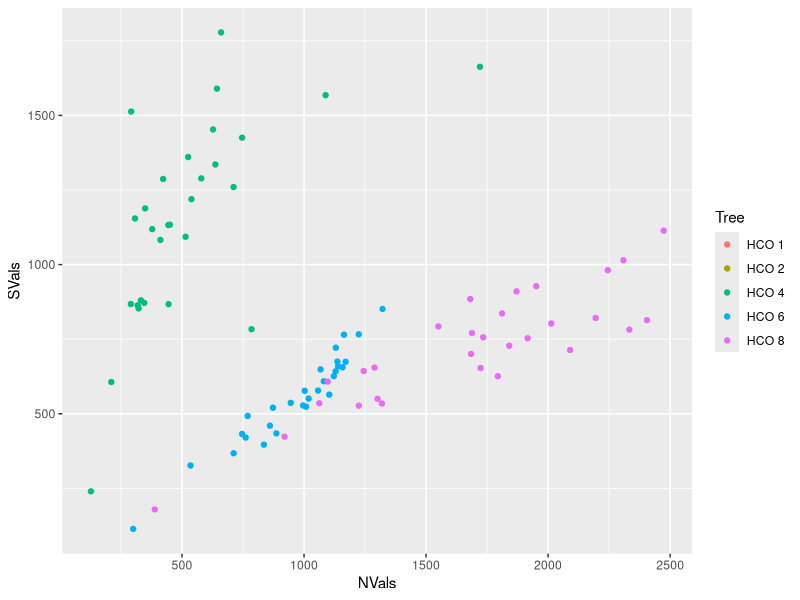

This chart was generated by the following R code: (Note: this script raises an error after producing the figure.)
setwd("C:/Users/liux3/Desktop/Research/Data/Raw/NS")
library("openxlsx")
library(tidyverse)
require(dplyr)
library(GGally)
library(tidyr)
library(ggplot2)

HCJunDay<-read.xlsx("HCJuneDay.xlsx")


sapN<-HCJunDay[,c(1,3,4,17,10,12)]
sapS<-HCJunDay[,c(1,2,16,7,9,13)]



#total
t.test(sapN,sapS)
#not sig

#by day
#transpose
sapN_T <- as.data.frame(t(sapN))
sapS_T <- as.data.frame(t(sapS))

#dist
shapiro_resultsN <- mapply(shapiro.test, x= sapN_T, SIMPLIFY = F)
shapiro_resultsS<-mapply(shapiro.test, x=sapS_T,SIMPLIFY=F)
#normal

#variance
var_results<-mapply(var.test,x=sapN_T,y=sapS_T,SIMPLIFY=F)

#t test
t.test_results <- mapply(t.test, x= sapN_T, y = sapS_T, SIMPLIFY = F)
capture.output(t.test_results, file = "HC6Day.txt")
#mostly sig

#########################

Sreads<- pivot_longer(sapS, 2:6, names_to="Tree", values_to="SVals") %>% 
  separate(Tree, c("probe1", "probe2"), "S") %>%
  mutate(Tree = paste(probe1, probe2))%>%
  subset(select = -c(probe1, probe2))

Nreads <- pivot_longer(sapN, 2:6, names_to="Tree", values_to="NVals") %>% 
  separate(Tree, c("probe1", "probe2"), "N") %>%
  mutate(Tree = paste(probe1, probe2))%>%
  subset(select = -c(probe1, probe2))


NSDay<- merge(Sreads,Nreads, by=c("Tree","Date"))


ggplot(data=NSDay, aes(x=NVals, y=SVals, color=Tree))+
  geom_point() 


#-----------------------
NSplot <- function(SapN, SapS){
  
  Sreads<- pivot_longer(SapS, 2:6, names_to="Tree", values_to="SVals") %>% 
    separate(Tree, c("probe1", "probe2"), "S") %>%
    mutate(Tree = paste(probe1, probe2))%>%
    subset(select = -c(probe1, probe2))
  
  Nreads <- pivot_longer(SapN, 2:6, names_to="Tree", values_to="NVals") %>% 
    separate(Tree, c("probe1", "probe2"), "N") %>%
    mutate(Tree = paste(probe1, probe2))%>%
    subset(select = -c(probe1, probe2))
  
  
 # NSDay<- merge(Sreads,Nreads, by=c("Tree","Date"))
  
  
 # NSplot <- ggplot(data=NSDay, aes(x=NVals, y=SVals, color=Tree))+
 #   geom_point() 
  
 # return(NSplot)
}


NSplot(SapN, SapS)



#########################ANOVA#####################################

anovaDay<-aov(Vals~as.factor(Direction), data=NSDay)

summary(anovaDay)
boxplot(Vals~Direction, main="Sapflow by Direction", xlab="Direction", ylab="SapVals", data=NSDay)




